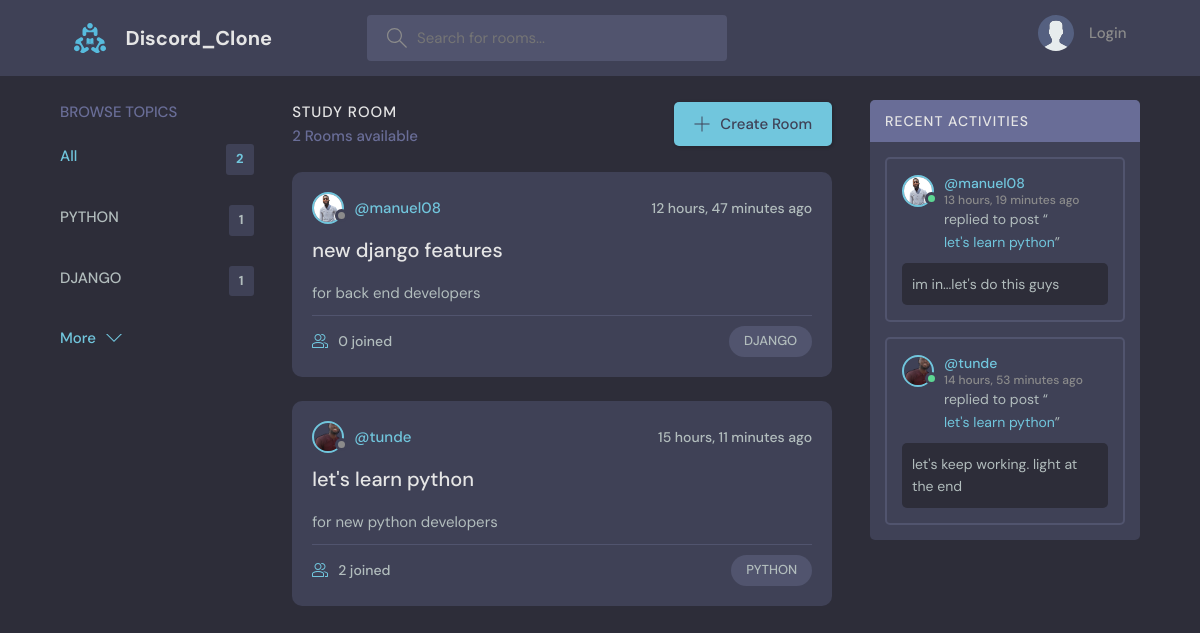
The page / on the database its author committed.
### base/models.py (models this page shows, shortened)
class Topic(models.Model):
    name = models.CharField(max_length=200)

class Room(models.Model):
    host  = models.ForeignKey(User, on_delete=models.SET_NULL, null=True)
    topic = models.ForeignKey(Topic, on_delete=models.SET_NULL, null=True)
    participants = models.ManyToManyField(User, related_name='participants', blank=True)
    name = models.CharField(max_length=200)
    description = models.TextField(null=True, blank=True)
    updated = models.DateTimeField(auto_now=True)
    created = models.DateTimeField(auto_now_add=True)
    def __str__(self):
        return self.name
    class Meta:
        ordering = ['-updated', '-created']

class User(AbstractUser):
    name = models.CharField(max_length=200, null=True)
    email = models.EmailField(null=True)
    bio = models.TextField(null=True)
    avatar = models.ImageField(null=True, default='avatar.svg')
    USERNAME_FIELD: 'email'
    REQUIRED_FIELDS: []

class Message(models.Model):
    user = models.ForeignKey(User, on_delete=models.CASCADE)
    room  = models.ForeignKey(Room, on_delete=models.CASCADE) #for one to many relationship
    body = models.TextField()
    updated = models.DateTimeField(auto_now=True)
    created = models.DateTimeField(auto_now_add=True)
    class Meta:
        ordering = ['-updated', '-created']

### base/views.py (the view)
# urls.py: path('', views.home, name ='home'),
def home(request):
    q = request.GET.get('q') if request.GET.get('q') != None else ''    #A. Get q from url if q exist else q = '' get a q value from the url
    rooms = Room.objects.filter(
        Q(topic__name__icontains = q) |
        Q(name__icontains = q) |
        Q(description__icontains = q)
        )  #filter room by topic names that contains one or 2 values of q  - whatever values contains in topic name is contained in room
    count_room = rooms.count()
    topics = Topic.objects.all()[:5]
    room_messages = Message.objects.filter(Q(room__topic__name__icontains = q)) # filter ny room messages (activity threads). room is in message (one to many from Room) that has topic and topic has name name
    context = {'rooms' : rooms, 'topics' : topics, 'count_room' : count_room, 'room_messages' : room_messages}
    return render(request, 'base/home.html', context)  # when this function is called take the user to home.html

### base/templates/base/home.html (shortened to what this page needs)
{%extends 'main.html' %} {% block content %}
<main class="layout layout--3">
    <div class="container">
        {% include 'base/topics_component.html' %}
        <div class="roomList">
            <div class="roomList__header">
                <div>
                    <h2>Study Room</h2>
                    <p>{{count_room}} Rooms available</p>
                </div>
                <a class="btn btn--main" href="{% url 'create_room' %}">
                    <svg version="1.1" xmlns="http://www.w3.org/2000/svg" width="32" height="32" viewBox="0 0 32 32">
                <title>add</title>
                <path
                  d="M16.943 0.943h-1.885v14.115h-14.115v1.885h14.115v14.115h1.885v-14.115h14.115v-1.885h-14.115v-14.115z"
                ></path>
              </svg> Create Room
                </a>
            </div>
            {% include 'base/feed_component.html' %}
        </div>
        {%include 'base/activity_component.html' %}
    </div>
</main>
{%endblock%}

### base/templates/base/topics_component.html (shortened to what this page needs)
<div class="topics">
    <div class="topics__header">
        <h2>Browse Topics</h2>
    </div>
    <ul class="topics__list">
        <li>
            <a href="{% url 'home' %}" class="active">All <span>{{topics.count}}</span></a>
        </li>
        {% for topic in topics %}
        <li>
            <a href="{% url 'home' %}?q={{topic.name}}">{{topic.name}} <span>{{topic.room_set.all.count}}</span></a>
        </li>
        {% endfor %}
    </ul>
    <a class="btn btn--link" href="{% url 'topics-page'%}">
            More
            <svg version="1.1" xmlns="http://www.w3.org/2000/svg" width="32" height="32" viewBox="0 0 32 32">
              <title>chevron-down</title>
              <path d="M16 21l-13-13h-3l16 16 16-16h-3l-13 13z"></path>
            </svg>
          </a>
<div>
</div>
</div>

### base/templates/base/feed_component.html (shortened to what this page needs)
 {% for room in rooms %}
<div class="roomListRoom">
    <div class="roomListRoom__header">
        <a href="{% url 'profile' room.host.id %}" class="roomListRoom__author">
            <div class="avatar avatar--small">
                <img src="{{room.host.avatar.url}}" />
            </div>
            <span>@{{room.host.username}}</span>
        </a>
        <div class="roomListRoom__actions">
            <span>{{room.created|timesince}} ago</span>
        </div>
    </div>
    <div class="roomListRoom__content">
        <a href="{% url 'room' room.id %}">{{room.name}}</a>
        <p>
            {{room.description}}
        </p>
    </div>
    <div class="roomListRoom__meta">
        <a href="{% url 'room' room.id %}" class="roomListRoom__joined">
                 {{room.participants.all.count}} joined
        </a>
        <p class="roomListRoom__topic">{{room.topic.name}}</p>
    </div>
</div>{% endfor %}

### base/templates/base/activity_component.html (shortened to what this page needs)
<div class="activities">
    <div class="activities__header">
        <h2>Recent Activities</h2>
    </div>
    {% for message in room_messages %}
    <div class="activities__box">
        <div class="activities__boxHeader roomListRoom__header">
            <a href="{% url 'profile' message.user.id %}" class="roomListRoom__author">
                <div class="avatar avatar--small active">
                    <img src="{{message.user.avatar.url}}" />
                </div>
                <p>
                    @{{message.user}}
                    <span>{{message.created|timesince}} ago</span>
                </p>
            </a>
        </div>
        <div class="activities__boxContent">
            <p>replied to post “<a href="{% url 'room' message.room.id %}">{{message.room}}</a>”</p>
            <div class="activities__boxRoomContent">
                {{message.body}}
            </div>
        </div>
    </div>{%endfor%}
</div>

### rows shown on the page
Topic: name "PYTHON", room_set.all.count "1"
Topic: name "DJANGO", room_set.all.count "1"
Room: host.avatar (picture), host.username "manuel08", created "12 hours, 47 minutes", name "new django features", description "for back end developers", participants.all.count "0", topic.name "DJANGO"
Room: host.avatar (picture), host.username "tunde", created "15 hours, 11 minutes", name "let's learn python", description "for new python developers", participants.all.count "2", topic.name "PYTHON"
Message: user.avatar (picture), user "manuel08", created "13 hours, 19 minutes", room "let's learn python", body "im in...let's do this guys"
Message: user.avatar (picture), user "tunde", created "14 hours, 53 minutes", room "let's learn python", body "let's keep working. light at the end"

### other values the page prints
{{ topics.count }} "2"
{{ count_room }} "2"
